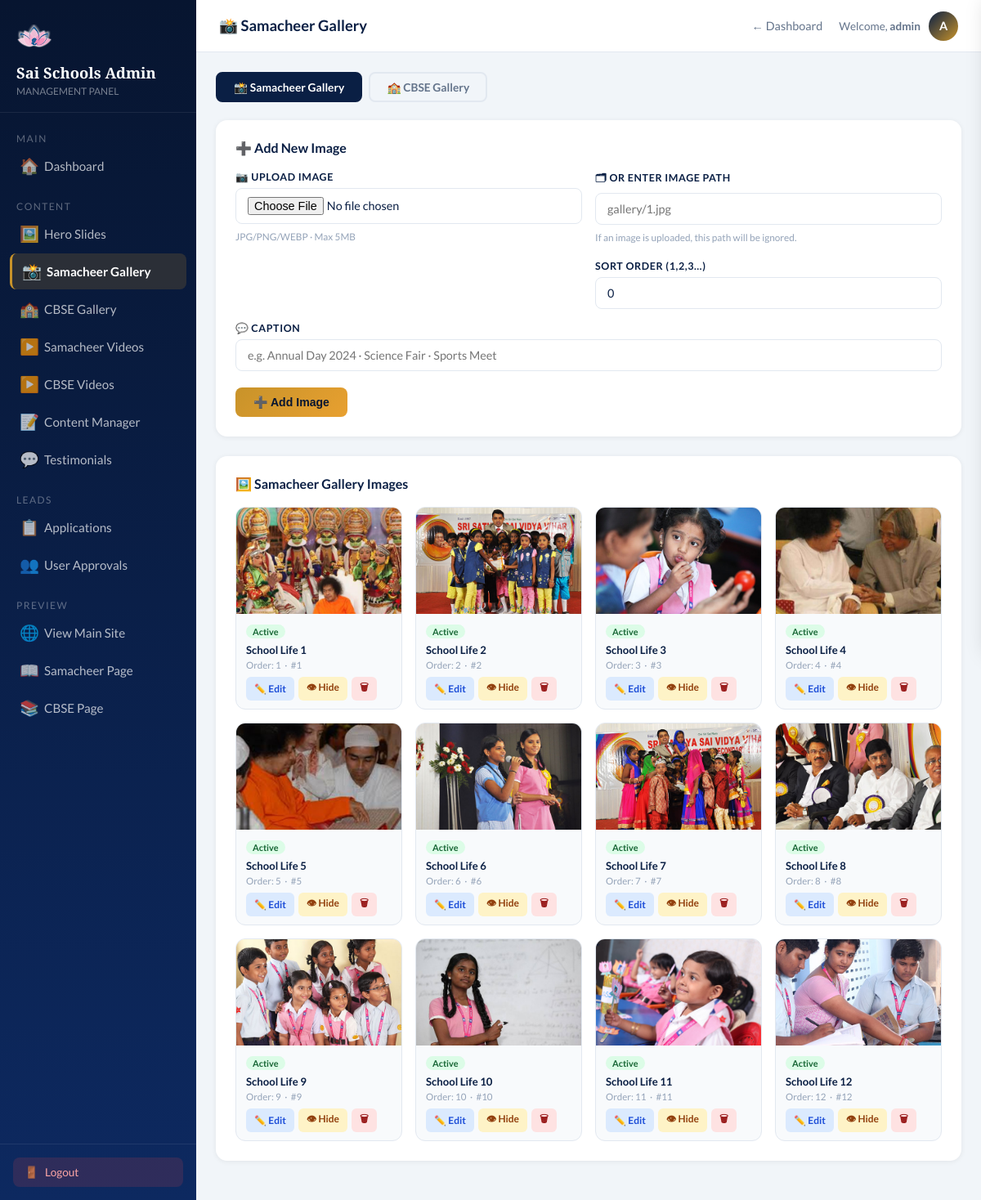
Page /admin/gallery.php (signed in) on the committed database.
### tables this page shows
CREATE TABLE `gallery_images` (
  `id` int(11) NOT NULL,
  `school` enum('samacheer','cbse') NOT NULL,
  `image_path` varchar(255) NOT NULL,
  `caption` varchar(255) NOT NULL DEFAULT '',
  `sort_order` int(11) NOT NULL DEFAULT 0,
  `is_active` tinyint(1) NOT NULL DEFAULT 1,
  `created_at` timestamp NOT NULL DEFAULT current_timestamp(),
  `uploaded_by` varchar(100) DEFAULT NULL
);

### admin/gallery.php (the view, shortened to what this page needs)
<?php
$is_admin = ($_SESSION['admin_role'] ?? 'user') === 'admin';
$dashboard_link = $is_admin ? 'index.php' : '../user/dashboard.php';
require_once 'db.php';
$school = in_array($_GET['school'] ?? '', ['samacheer', 'cbse']) ? $_GET['school'] : 'samacheer';
$school_label = $school === 'samacheer' ? 'Samacheer' : 'CBSE';
$edit_row = null;
$page = isset($_GET['page']) ? max(1, (int) $_GET['page']) : 1;
$limit = 12;
$offset = ($page - 1) * $limit;
$gal_res = mysqli_query($conn, "SELECT * FROM gallery_images WHERE school='$school' ORDER BY sort_order ASC, id ASC LIMIT $limit OFFSET $offset");
$session_user = mysqli_real_escape_string($conn, $_SESSION['admin_username'] ?? 'Admin');
$user_query = @mysqli_query($conn, "SELECT * FROM admin_users WHERE username = '$session_user' LIMIT 1");
if ($user_query && mysqli_num_rows($user_query) > 0) {
    $user_data = mysqli_fetch_assoc($user_query);
}
?>
<!DOCTYPE html>
<html lang="en">
<head>
</head>
<body>
    <?php if ($is_admin): ?>
        <aside class="sidebar" id="sidebar">
            <div class="sidebar-brand">
                <img src="../images/academiya_heading_logo.png" alt="Logo" class="logo-icon"
                    style="background:transparent; padding:0;">
                <h2>Sai Schools Admin</h2>
                <p>Management Panel</p>
            </div>
            <nav class="sidebar-nav">
                <div class="nav-label">Main</div>
                <a href="index.php" class="nav-item">
                    <span class="icon">🏠</span> Dashboard
                </a>
                <div class="nav-label" style="margin-top:12px;">Content</div>
                <a href="slides.php" class="nav-item">
                    <span class="icon">🖼️</span> Hero Slides
                </a>
                <a href="gallery.php?school=samacheer" class="nav-item <?= $school === 'samacheer' ? 'active' : '' ?>">
                    <span class="icon">📸</span> Samacheer Gallery
                </a>
                <a href="gallery.php?school=cbse" class="nav-item <?= $school === 'cbse' ? 'active' : '' ?>">
                    <span class="icon">🏫</span> CBSE Gallery
                </a>
                <a href="videos.php?school=samacheer" class="nav-item">
                    <span class="icon">▶️</span> Samacheer Videos
                </a>
                <a href="videos.php?school=cbse" class="nav-item">
                    <span class="icon">▶️</span> CBSE Videos
                </a>
                <a href="content_manager.php" class="nav-item">
                    <span class="icon">📝</span> Content Manager
                </a>
                <a href="testimonials.php" class="nav-item">
                    <span class="icon">💬</span> Testimonials
                </a>
                <div class="nav-label" style="margin-top:12px;">Leads</div>
                <a href="applications.php" class="nav-item">
                    <span class="icon">📋</span> Applications
                </a>
                <?php if ($is_admin): ?>
                    <a href="approve-users.php" class="nav-item">
                        <span class="icon">👥</span> User Approvals
                    </a>
                <?php endif; ?>
                <div class="nav-label" style="margin-top:12px;">Preview</div>
                <a href="../index.php" target="_blank" class="nav-item">
                    <span class="icon">🌐</span> View Main Site
                </a>
                <a href="../samacheer.php" target="_blank" class="nav-item">
                    <span class="icon">📖</span> Samacheer Page
                </a>
                <a href="../cbse.php" target="_blank" class="nav-item">
                    <span class="icon">📚</span> CBSE Page
                </a>
            </nav>
            <div class="sidebar-footer">
                <a href="logout.php" class="logout-btn">
                    <span class="icon">🚪</span> Logout
                </a>
            </div>
        </aside>
    <?php endif; ?>
    <div class="main" <?= !$is_admin ? 'style="margin-left:0;"' : '' ?>>
        <header class="topbar">
            <div style="display:flex; align-items:center; gap:16px;">
                <h1>📸 <?= $school_label ?> Gallery</h1>
            </div>
            <div style="display:flex; align-items:center; gap:20px;">
                <a href="<?= $dashboard_link ?>" style="color:#64748b;text-decoration:none;font-size:.9rem;">←
                    Dashboard</a>
                <div class="admin-badge" id="profileToggle">
                    <span>Welcome, <strong><?= htmlspecialchars($user_data['username']) ?></strong></span>
                    <?php if (!empty($user_data['profile_pic'])): ?>
                        <img src="<?= htmlspecialchars($user_data['profile_pic']) ?>" alt="Avatar" class="admin-avatar">
                    <?php else: ?>
                        <div class="admin-avatar"><?= strtoupper(substr($user_data['username'], 0, 1)) ?></div>
                    <?php endif; ?>
                </div>
            </div>
        </header>
        <div class="content">
            <div class="school-tabs">
                <a href="gallery.php?school=samacheer"
                    class="school-tab <?= $school === 'samacheer' ? 'active' : '' ?>">📸 Samacheer Gallery</a>
                <a href="gallery.php?school=cbse" class="school-tab <?= $school === 'cbse' ? 'active' : '' ?>">🏫 CBSE
                    Gallery</a>
            </div>
            <div class="card">
                <div class="card-title">
                    <?= $edit_row ? '✏️ Edit Image' : '➕ Add New Image' ?>
                </div>
                <form method="POST" enctype="multipart/form-data" action="gallery.php?school=<?= $school ?>">
                    <div class="form-grid">
                        <div class="form-group">
                            <label>📷 Upload Image</label>
                            <input type="file" name="image_file" accept="image/*">
                            <div class="hint">JPG/PNG/WEBP · Max
                                5MB<?= $edit_row ? ' · Leave blank to keep current' : '' ?></div>
                        </div>
                        <div class="form-group">
                            <label>🗂 Or Enter Image Path</label>
                            <input type="text" name="image_path"
                                value="<?= htmlspecialchars($edit_row['image_path'] ?? '') ?>"
                                placeholder="gallery/1.jpg">
                            <div class="hint">If an image is uploaded, this path will be ignored.</div>
                            <label style="margin-top:14px;">Sort Order (1,2,3…)</label>
                            <input type="number" name="sort_order" value="<?= $edit_row['sort_order'] ?? 0 ?>" min="0">
                        </div>
                        <div class="form-group full">
                            <label>💬 Caption</label>
                            <input type="text" name="caption"
                                value="<?= htmlspecialchars($edit_row['caption'] ?? '') ?>"
                                placeholder="e.g. Annual Day 2024 · Science Fair · Sports Meet">
                        </div>
                    </div>
                    <div style="display:flex; gap:10px; margin-top:20px;">
                        <button type="submit" class="btn btn-primary">
                            <?= $edit_row ? '💾 Save Changes' : '➕ Add Image' ?>
                        </button>
                    </div>
                </form>
            </div>
            <div class="card">
                <div class="card-title">🖼️ <?= $school_label ?> Gallery Images</div>
                <?php if (mysqli_num_rows($gal_res) === 0): ?>
                    <div class="empty-state">
                        <div class="em-icon">📭</div>
                        <p>No images yet. Add your first image above!</p>
                    </div>
                <?php else: ?>
                    <div class="gallery-admin-grid">
                        <?php while ($row = mysqli_fetch_assoc($gal_res)): ?>
                            <div class="gal-item">
                                <img src="../<?= htmlspecialchars($row['image_path']) ?>"
                                    alt="<?= htmlspecialchars($row['caption']) ?>"
                                    onerror="this.src='https://placehold.co/180x130?text=No+Image'">
                                <div class="gal-item-body">
                                    <span class="badge <?= $row['is_active'] ? 'active' : 'inactive' ?>">
                                        <?= $row['is_active'] ? 'Active' : 'Hidden' ?>
                                    </span>
                                    <div class="gal-caption"><?= htmlspecialchars($row['caption'] ?: '(No caption)') ?></div>
                                    <div class="gal-order">Order: <?= $row['sort_order'] ?> &nbsp;·&nbsp; #<?= $row['id'] ?>
                                    </div>
                                    <div class="action-btns">
                                        <a href="gallery.php?school=<?= $school ?>&edit=<?= $row['id'] ?>"
                                            class="btn-sm btn-edit">✏️ Edit</a>
                                        <a href="gallery.php?school=<?= $school ?>&action=toggle&id=<?= $row['id'] ?>"
                                            class="btn-sm btn-toggle">
                                            👁 <?= $row['is_active'] ? 'Hide' : 'Show' ?>
                                        </a>
                                        <a href="gallery.php?school=<?= $school ?>&action=delete&id=<?= $row['id'] ?>"
                                            class="btn-sm btn-del" onclick="return confirm('Delete this image?')">🗑</a>
                                    </div>
                                </div>
                            </div>
                        <?php endwhile; ?>
                    </div>
                <?php endif; ?>
            </div>
        </div>
    </div>
</body>
</html>

### rows in the picture
gallery_images: image_path (picture), is_active "Active", caption "School Life 1", sort_order "1", id "1"
gallery_images: image_path (picture), is_active "Active", caption "School Life 2", sort_order "2", id "2"
gallery_images: image_path (picture), is_active "Active", caption "School Life 3", sort_order "3", id "3"
gallery_images: image_path (picture), is_active "Active", caption "School Life 4", sort_order "4", id "4"
gallery_images: image_path (picture), is_active "Active", caption "School Life 5", sort_order "5", id "5"
gallery_images: image_path (picture), is_active "Active", caption "School Life 6", sort_order "6", id "6"
gallery_images: image_path (picture), is_active "Active", caption "School Life 7", sort_order "7", id "7"
gallery_images: image_path (picture), is_active "Active", caption "School Life 8", sort_order "8", id "8"
gallery_images: image_path (picture), is_active "Active", caption "School Life 9", sort_order "9", id "9"
gallery_images: image_path (picture), is_active "Active", caption "School Life 10", sort_order "10", id "10"
gallery_images: image_path (picture), is_active "Active", caption "School Life 11", sort_order "11", id "11"
gallery_images: image_path (picture), is_active "Active", caption "School Life 12", sort_order "12", id "12"

### other values in the picture
$school_label "Samacheer"
$user_data['username'] "admin"
substr($user_data['username'], 0, 1) "A"
